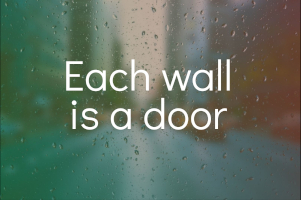
#> input picture src/img/17/quote.jpg, 301 x 200 px
$ python intro.py
#> lines starting #> are read from the running program, lines starting #| are printed output that depends on the picture
import numpy as np
import cv2

image = cv2.imread("../src/img/17/quote.jpg", 0)
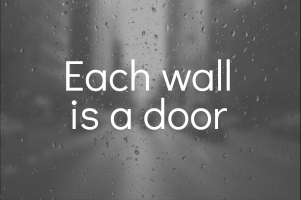
#> image: shape (200, 301); min 41, max 255, mean 104.6
cv2.imshow("Original", image)
cv2.waitKey(0)

# Se define el tamaño del kernel
kernel = np.ones((7,7), np.uint8)

# Erosión
erosion = cv2.erode(image, kernel, iterations = 1)
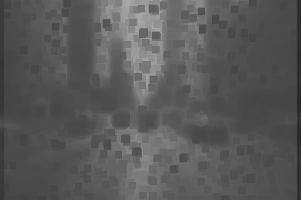
#> erosion: shape (200, 301); min 41, max 169, mean 88.5
cv2.imshow("Erosion", erosion)
cv2.waitKey(0)

# Dilatación
dilatacion = cv2.dilate(image, kernel, iterations = 1)
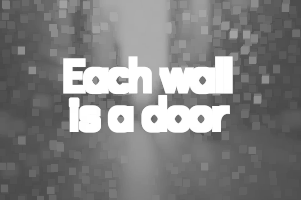
#> dilatacion: shape (200, 301); min 71, max 255, mean 128.4
cv2.imshow("Dilatacion", dilatacion)
cv2.waitKey(0)

# Opening (erosión -> dilatación)
opening = cv2.morphologyEx(image, cv2.MORPH_OPEN, kernel)
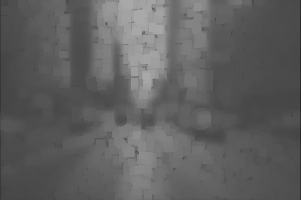
#> opening: shape (200, 301); min 41, max 169, mean 95.5
cv2.imshow("Opening", opening)
cv2.waitKey(0)

# Closing (dilatación -> erosión)
closing = cv2.morphologyEx(image, cv2.MORPH_CLOSE, kernel)
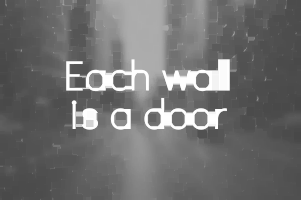
#> closing: shape (200, 301); min 71, max 255, mean 111.2
cv2.imshow("Closing", closing)
cv2.waitKey(0)
